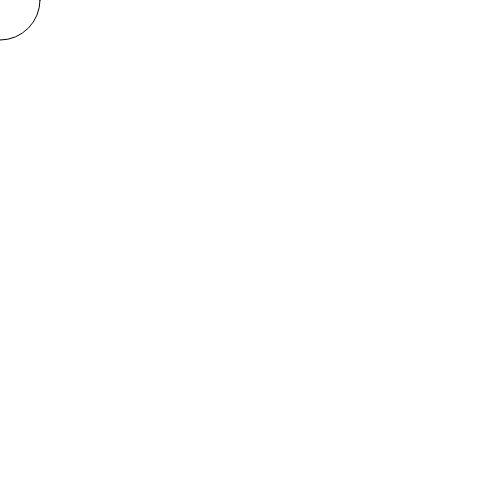
Frame 1 (no input)
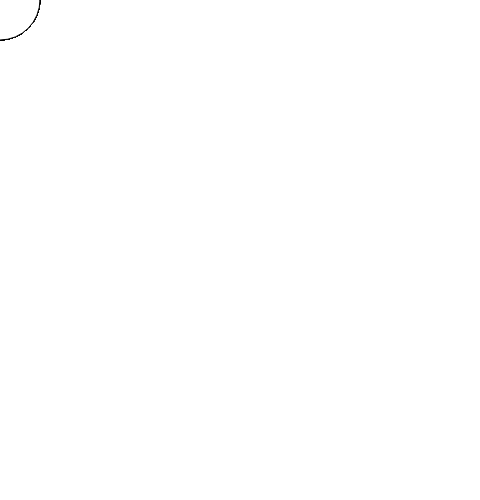
Frame 60 (no input)
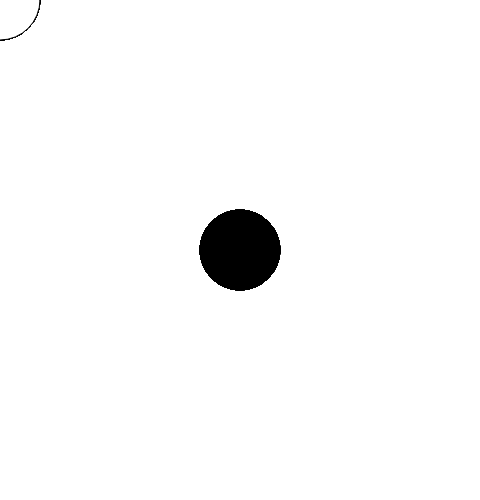
Frame 120 (the mouse pressed at the canvas centre since frame 60)

The p5.js sketch that drew these frames (run headless with seeded random() and noise() and a simulated clock; from frame 60 on, the mouse is pressed at the canvas centre):

// p5.js sketch
// ── sketch.js
function setup() {
  createCanvas(480, 500);
  }
  function draw() {
  if (mouseIsPressed) {
  fill(0);
  } else {
  fill(255);
  }
  ellipse(mouseX, mouseY, 80, 80);
  }
  
